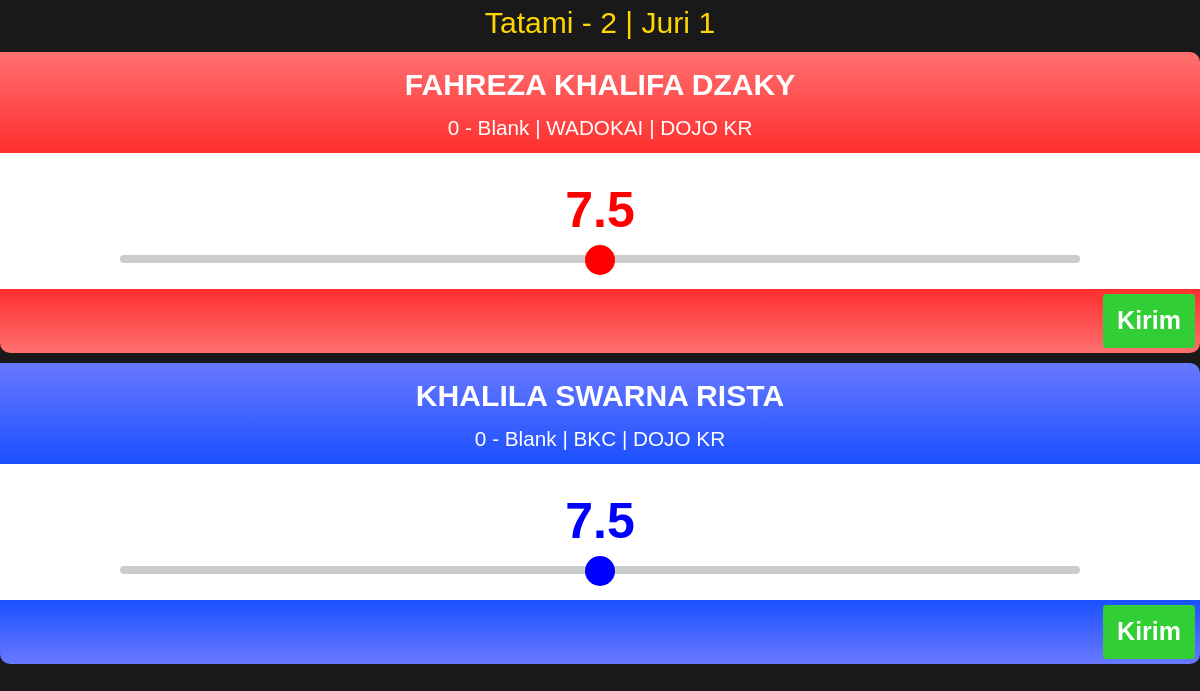
The page /jury-panel/6 (signed in) on the database as committed earlier.
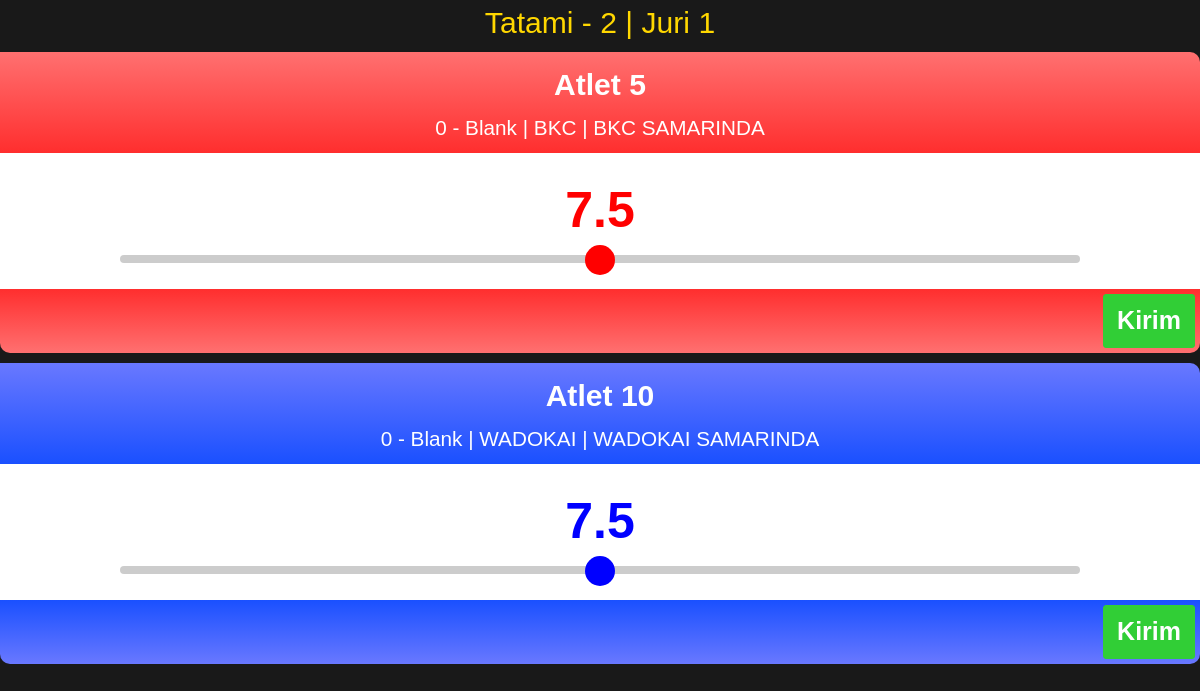
The same page on the database as committed later.
### backend/models.py (models this page shows, shortened)
class Jury(models.Model):
    event = models.ForeignKey(Event, null=True, blank=True, on_delete=models.CASCADE)
    tatami = models.ForeignKey(Tatami, null=True, blank=True, on_delete=models.CASCADE)
    user = models.ForeignKey(User, null=True, blank=True, on_delete=models.CASCADE)
    jury_number = models.IntegerField(null=True, blank=True)

class Tatami(models.Model):
    event = models.ForeignKey(Event, null=True, blank=True, on_delete=models.CASCADE)
    tatami_number = models.IntegerField(null=True, blank=True)
    detail_bagan = models.ForeignKey(DetailBagan, on_delete=models.SET_NULL, null=True, blank=True)
    def __str__(self):
        return f'Tatami - {self.tatami_number}'

class DetailBagan(models.Model):
    bagan = models.ForeignKey(Bagan, null=True, blank=True, on_delete=models.CASCADE)
    round = models.IntegerField()
    urutan = models.IntegerField()
    atlet1 = models.ForeignKey(Atlet, null=True, blank=True, on_delete=models.SET_NULL, related_name="atlet1")
    atlet2 = models.ForeignKey(Atlet, null=True, blank=True, on_delete=models.SET_NULL, related_name="atlet2")
    score1 = models.CharField(max_length=10, null=True, blank=True)
    score2 = models.CharField(max_length=10, null=True, blank=True)
    kata1 = models.CharField(max_length=50, null=True, blank=True)
    kata2 = models.CharField(max_length=50, null=True, blank=True)
    hantei = models.BooleanField(default=False)

class Atlet(models.Model):
    event = models.ForeignKey(Event, null=True, blank=True, on_delete=models.CASCADE)
    nama_atlet = models.CharField(max_length=50, null=True, blank=True)
    perguruan = models.ForeignKey(Perguruan, null=True, blank=True, on_delete=models.SET_NULL)
    utusan = models.ForeignKey(Utusan, null=True, blank=True, on_delete=models.SET_NULL)
    nomor_tanding = models.ForeignKey(NomorTanding, null=True, blank=True, on_delete=models.SET_NULL)

class Perguruan(models.Model):
    event = models.ForeignKey(Event, null=True, blank=True, on_delete=models.CASCADE)
    nama_perguruan = models.CharField(max_length=50, null=True, blank=True)

class Utusan(models.Model):
    event = models.ForeignKey(Event, null=True, blank=True, on_delete=models.CASCADE)
    nama_utusan = models.CharField(max_length=50, null=True, blank=True)

### backend/views.py (the view)
# urls.py: path('jury-panel/<int:tatami_pk>', jury_panel, name="jury-panel"),
def jury_panel(request, tatami_pk):
    jury = Jury.objects.get(user=request.user)
    detail_bagan = jury.tatami.detail_bagan
    tatami = Tatami.objects.get(pk=tatami_pk)
    context = {
        'jury': jury,
        'detail_bagan': detail_bagan,
        'tatami': tatami,
    }
    return render(request, 'jury/jury-panel.html', context)

### backend/templates/jury/jury-panel.html (shortened to what this page needs)
{% load static %}
<!DOCTYPE html>
<html lang="en">
<head>
    <link rel="stylesheet" href="{% static 'css/bootstrap.min.css' %}"/>
    <link rel="stylesheet" href="{% static 'css/plugins.min.css' %}" />
    <link rel="stylesheet" href="{% static 'css/ambrilindo.min.css' %}" />
</head>
<body>
    <div>
        <h1 style="text-align: center;">{{ jury.tatami }} | Juri {{ jury.jury_number }}</h1>
    </div>
    <div style="">
        <div style="text-align: center; background: linear-gradient(to bottom, rgb(255, 112, 112),rgb(255, 46, 46)); top-left-radius: 10px; border-top-right-radius: 10px;">
            <h1 style="padding-top: 10px; white-space: nowrap; overflow: hidden; text-overflow: ellipsis; max-width: 90%; margin: 0 auto; color: white;">
                <b>{{ detail_bagan.atlet1.nama_atlet }}</b>
            </h1>
            <h4 style="white-space: nowrap; overflow: hidden; text-overflow: ellipsis; max-width: 90%; margin: 0 auto; color: white; margin-top: 5px; padding-bottom: 10px;">
                <span id="kata-aka">0 - Blank</span> | {{ detail_bagan.atlet1.perguruan.nama_perguruan }} | {{ detail_bagan.atlet1.utusan.nama_utusan }}
            </h4>
        </div>
        <div style="background-color: white; padding-bottom: 20px;">
            <h1 id="scoreDisplayAka" style="padding-top: 20px; max-width: 90%; margin: 0 auto; text-align: center; color: red; font-weight: bold; font-size: 50px;">
                7.5
            </h1>
            <div style="text-align: center;">
                <input id="aka-slider" type="range" class="slider-red" min="5.0" max="10.0" step="0.1" value="7.5" style="width: 80%; -webkit-appearance: none; background: transparent;" oninput="document.getElementById('scoreDisplayAka').innerText = this.value;">
            </div>
        </div>
        <div style="background: linear-gradient(to top, rgb(255, 112, 112),rgb(255, 46, 46)); border-bottom-left-radius: 10px; border-bottom-right-radius: 10px; padding: 5px;">
            <div style="text-align: right;">
                <a href="#" id="akaKirimModalBtn" class="btn btn-success btn-sm" data-bs-toggle="modal" data-bs-target="#akaKirimModal" style="font-size: 25px;"><b>Kirim</b></a>
            </div>
        </div>
        <div style="text-align: center; background: linear-gradient(to bottom, rgb(105, 120, 255),rgb(26, 80, 255)); top-left-radius: 10px; border-top-right-radius: 10px; margin-top: 10px;">
            <h1 style="padding-top: 10px; white-space: nowrap; overflow: hidden; text-overflow: ellipsis; max-width: 90%; margin: 0 auto; color: white;">
                <b>{{ detail_bagan.atlet2.nama_atlet }}</b>
            </h1>
            <h4 style="white-space: nowrap; overflow: hidden; text-overflow: ellipsis; max-width: 90%; margin: 0 auto; color: white; margin-top: 5px; padding-bottom: 10px;">
                <span id="kata-ao">0 - Blank</span> | {{ detail_bagan.atlet2.perguruan.nama_perguruan }} | {{ detail_bagan.atlet2.utusan.nama_utusan }}
            </h4>
        </div>
        <div style="background-color: white; padding-bottom: 20px;">
            <h1 id="scoreDisplayAo" style="padding-top: 20px; max-width: 90%; margin: 0 auto; text-align: center; color: blue; font-weight: bold; font-size: 50px;">
                7.5
            </h1>
            <div style="text-align: center;">
                <input id="ao-slider" type="range" class="slider-blue" min="5.0" max="10.0" step="0.1" value="7.5" style="width: 80%; -webkit-appearance: none; background: transparent;" oninput="document.getElementById('scoreDisplayAo').innerText = this.value;">
            </div>
        </div>
        <div style="background: linear-gradient(to top, rgb(105, 120, 255),rgb(26, 80, 255)); border-bottom-left-radius: 10px; border-bottom-right-radius: 10px; padding: 5px;  ">
            <div style="text-align: right;">
                <a href="#" id="aoKirimModalBtn" class="btn btn-success btn-sm" data-bs-toggle="modal" data-bs-target="#aoKirimModal" style="font-size: 25px;"><b>Kirim</b></a>
            </div>
        </div>
    </div>
</body>
</html>

### backend/templates/jury/jury-panel.html (style rules this page uses)
body { background-color:rgb(25, 25, 25); color: gold; font-family: sans-serif; }
input.slider-red { width: 80%; -webkit-appearance: none; background: transparent; }
input.slider-blue { width: 80%; -webkit-appearance: none; background: transparent; }

Rows that differ between the two databases and show on the page:
no longer on this page (row unchanged): DetailBagan: atlet1.nama_atlet "FAHREZA KHALIFA DZAKY", atlet1.perguruan.nama_perguruan "WADOKAI", atlet1.utusan.nama_utusan "DOJO KR", atlet2.nama_atlet "KHALILA SWARNA RISTA", atlet2.perguruan.nama_perguruan "BKC", atlet2.utusan.nama_utusan "DOJO KR"
added DetailBagan: atlet1.nama_atlet "Atlet 5", atlet1.perguruan.nama_perguruan "BKC", atlet1.utusan.nama_utusan "BKC SAMARINDA", atlet2.nama_atlet "Atlet 10", atlet2.perguruan.nama_perguruan "WADOKAI", atlet2.utusan.nama_utusan "WADOKAI SAMARINDA"
